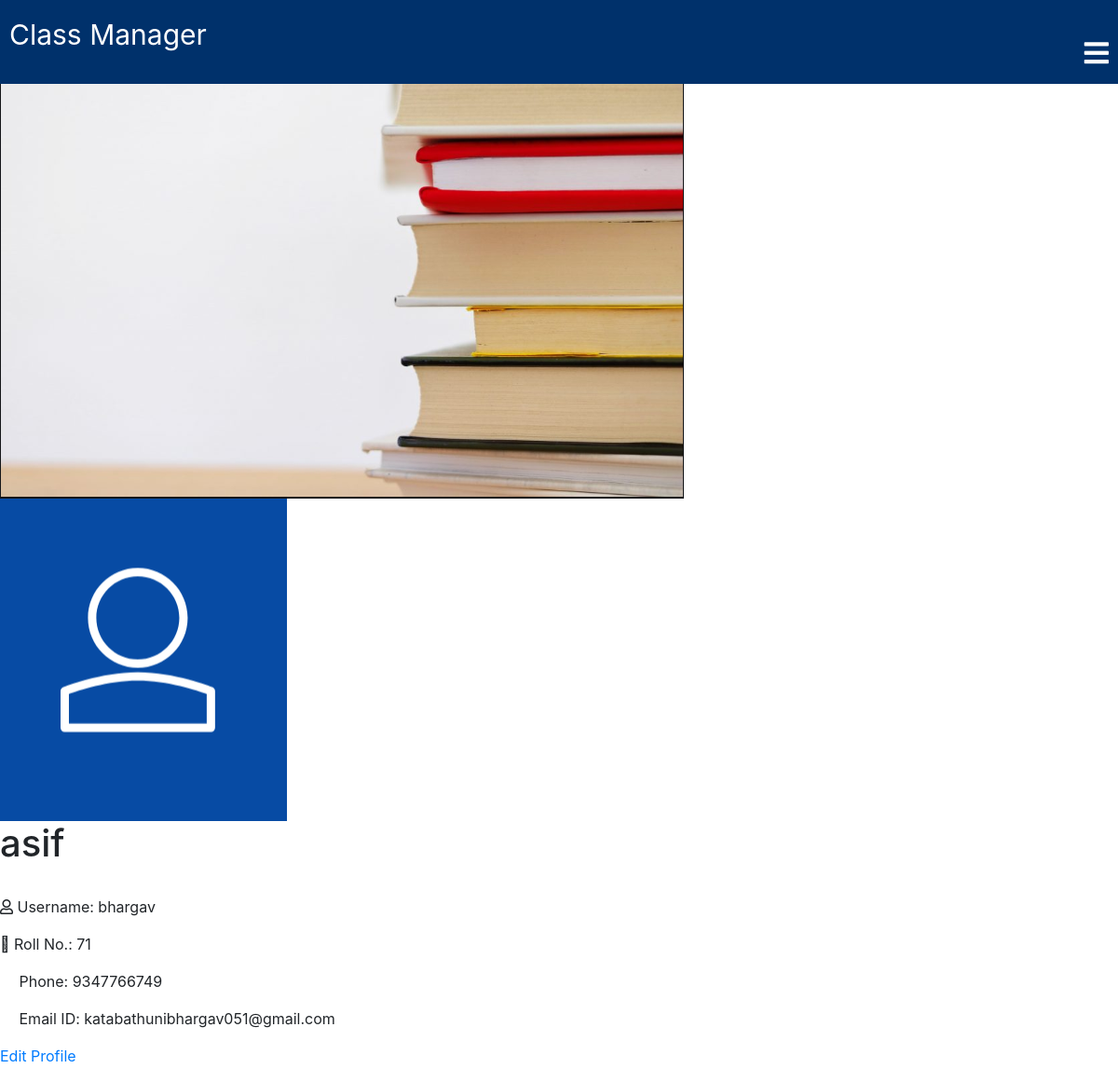
Page /classroom/student/1/ (signed in) on the committed database.
### classroom/models.py (models this page shows, shortened)
class Student(models.Model):
    user = models.OneToOneField(User,on_delete=models.CASCADE,primary_key=True,related_name='Student')
    name=models.CharField(max_length=250)
    roll_no = models.CharField(max_length=50)
    email = models.EmailField(max_length=254)
    phone = models.IntegerField()
    student_profile_pic = models.ImageField(upload_to="classroom/student_profile_pic",blank=True)
    class Meta:
        ordering = ['roll_no']

class User(AbstractUser):
    is_student = models.BooleanField(default=False)
    is_teacher = models.BooleanField(default=False)

### classroom/views.py (the view)
# urls.py: path('student/<int:pk>/',views.StudentDetailView.as_view(),name="student_detail"),
class StudentDetailView(LoginRequiredMixin,DetailView):
    context_object_name = "student"
    model = models.Student
    template_name = 'classroom/student_detail_page.html'

### template/classroom/student_detail_page.html
{% extends 'classroom/base.html' %}
{% load static %}
{% block content %}
<div class="profile">
  <img src="{% static 'images/profile-background-3.PNG' %}" alt="">
  <div class="profile-box">
    {% if student.student_profile_pic %}
      <img src="{{ student.student_profile_pic.url }}">
    {% else %}
      <img src="{% static 'images/login-avatar.PNG' %}" alt="">
    {% endif %}
    <div class="profile-details">
      <h1>{{ student.name }}</h1>
      <br>
      <p><i class="far fa-user"></i> Username: {{ student.user.username }}</p>
      <p><i class="fal fa-user-tag"></i> Roll No.: {{ student.roll_no }}</p>
      <p><i class="far fa-phone"></i> Phone: {{ student.phone }}</p>
      <p><i class="far fa-envelope-open-text"></i> Email ID: {{ student.email }}</p>
      <a href="{% url 'classroom:student_update' pk=user.pk %}"> <p class="edit-button">Edit Profile</p> </a>
    </div>
  </div>
</div>
{% endblock %}

### rows in the picture
Student: name "asif", user.username "bhargav", roll_no "71", phone "9347766749", email "katabathunibhargav051@gmail.com"
